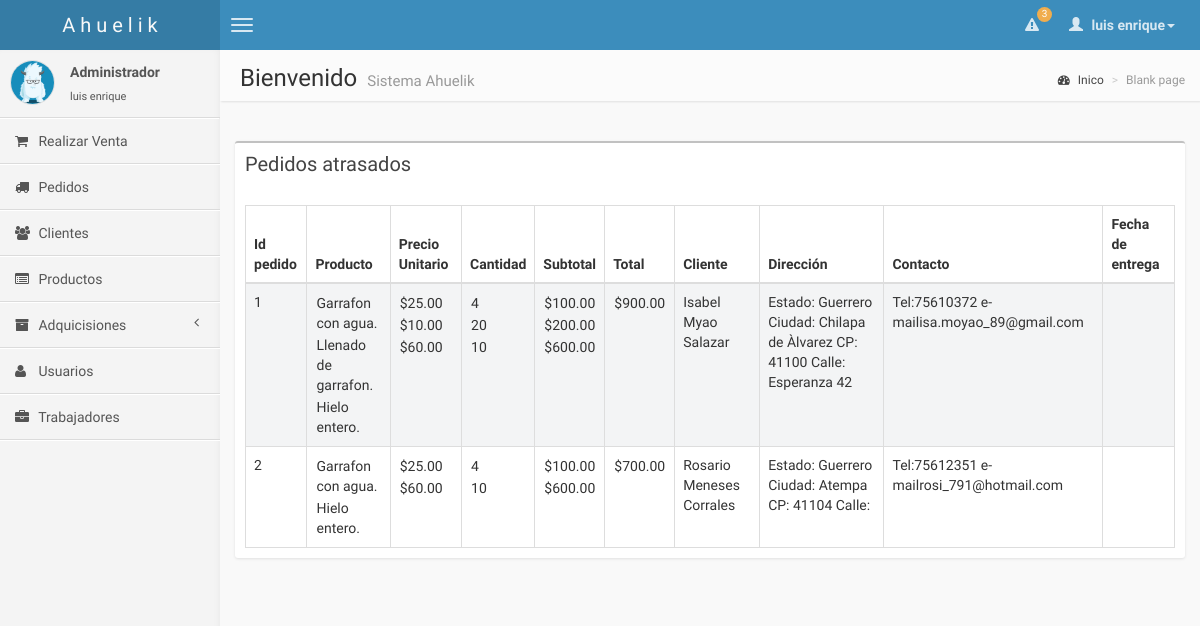
Page /pages/pedidos_atrasados.php (signed in) on the committed database.
### tables this page shows
CREATE TABLE `pedidos` (
  `id_pedido` int(10) NOT NULL AUTO_INCREMENT,
  `id_cliente` int(10) DEFAULT NULL,
  `total` int(10) NOT NULL,
  `id_usuario` int(10) NOT NULL,
  `fecha_entrega` date NOT NULL,
  `hora_entrega` time DEFAULT NULL,
  `fecha_pedido` date NOT NULL,
  `estdo` char(30) NOT NULL,
  PRIMARY KEY (`id_pedido`),
  KEY `fk_pedidos_usuarios_idx` (`id_usuario`),
  KEY `fk_pedidos_clientes_idx` (`id_cliente`),
  CONSTRAINT `fk_pedidos_clientes` FOREIGN KEY (`id_cliente`) REFERENCES `clientes` (`id_cliente`) ON DELETE CASCADE ON UPDATE CASCADE,
  CONSTRAINT `fk_pedidos_usuarios` FOREIGN KEY (`id_usuario`) REFERENCES `usuarios` (`id_usuario`) ON DELETE CASCADE ON UPDATE CASCADE
);

CREATE TABLE `productos_pedido` (
  `id_pedido` int(10) NOT NULL,
  `id_producto` int(10) NOT NULL,
  `precio_unitario` int(10) NOT NULL,
  `cantidad` int(10) NOT NULL,
  `subtotal` int(10) NOT NULL,
  UNIQUE KEY `unique_key_productos_venta` (`id_pedido`,`id_producto`),
  KEY `fk_productos_pedido_productos1_idx` (`id_producto`),
  CONSTRAINT `fk_productos_pedido_pedidos1` FOREIGN KEY (`id_pedido`) REFERENCES `pedidos` (`id_pedido`) ON DELETE CASCADE ON UPDATE CASCADE,
  CONSTRAINT `fk_productos_pedido_productos1` FOREIGN KEY (`id_producto`) REFERENCES `productos` (`id_producto`) ON DELETE CASCADE ON UPDATE CASCADE
);

CREATE TABLE `productos` (
  `id_producto` int(11) NOT NULL AUTO_INCREMENT,
  `nombre` varchar(50) NOT NULL,
  `descripcion` varchar(50) DEFAULT NULL,
  `stock` int(10) NOT NULL,
  `precio_venta` int(10) NOT NULL,
  PRIMARY KEY (`id_producto`)
);

### pages/pedidos_atrasados.php (the view, shortened to what this page needs)
<?php
    include("conexion.php");
?>
<!DOCTYPE html>
<html>
    <head>
        <link href="../css/bootstrap.min.css" rel="stylesheet" type="text/css" />
        <link href="../css/font-awesome.min.css" rel="stylesheet" type="text/css" />
        <link href="../css/ionicons.min.css" rel="stylesheet" type="text/css" />
        <link href="../css/AdminLTE.css" rel="stylesheet" type="text/css" />
    </head>
    <body class="pace-done skin-blue">
        <header class="header">
            <a class="logo">
                A h u e l i k
            </a>
            <nav class="navbar navbar-static-top" role="navigation">
                <a href="#" class="navbar-btn sidebar-toggle" data-toggle="offcanvas" role="button">
                    <span class="icon-bar"></span>
                    <span class="icon-bar"></span>
                    <span class="icon-bar"></span>
                </a>
                <div class="navbar-right">
                    <ul class="nav navbar-nav">
                        <?php
                         $v_query = "SELECT * FROM pedidos";
                         $v_registros = mysqli_query($link,$v_query) or die ("Problemas en el select:".mysql_error());
                         $v_total = mysqli_num_rows($v_registros);
                        ?>
                        <li class="dropdown notifications-menu">
                            <a href="#" class="dropdown-toggle" data-toggle="dropdown">
                                <i class="fa fa-warning"></i>
                                <span class="label label-warning"><?php echo "$v_total";?> </span>
                            </a>
                        </li>
                        <li class="dropdown user user-menu">
                            <a href="#" class="dropdown-toggle" data-toggle="dropdown">
                                <i class="glyphicon glyphicon-user"></i>
                                <span><?php echo $_SESSION['usuario']; ?><i class="caret"></i></span>
                            </a>
                        </li>
                    </ul>
                </div>
            </nav>
        </header>
        <div class="wrapper row-offcanvas row-offcanvas-left">
            <aside class="left-side sidebar-offcanvas">
                <section class="sidebar">
                    <div class="user-panel">
                        <div class="pull-left image">
                            <img src="<?php echo $_SESSION['foto_perfil']; ?>" class="img-circle" alt="User Image" />
                        </div>
                        <div class="pull-left info">
                            <p><?php echo $_SESSION['tipo_usuario']; ?></p>
                            <a><i class="text-success"></i><?php echo $_SESSION['usuario']; ?></a>
                        </div>
                    </div>
                    <ul class="sidebar-menu">
                        <li>
                            <a href='ventas.php'>
                                <i class='fa fa-shopping-cart'></i> <span>Realizar Venta</span>
                            </a>
                        </li>
                        <li>
                            <a href='pedidos.php'>
                                <i class='fa fa-truck'></i> <span>Pedidos</span>
                            </a>
                        </li>
                        <li>
                            <a href='clientes.php'>
                                <i class='fa fa-users'></i> <span>Clientes</span>
                            </a>
                        </li>
                    <?php
                       if($_SESSION['privilegios'] == "Todos"){
                           echo "
                                <li>
                                    <a href='admin_productos.php'>
                                        <i class='fa fa-list-alt'></i> <span>Productos</span>
                                    </a>
                                </li>
                                <li class='treeview'>
                                    <a href='#'>
                                        <i class='fa fa-archive'></i>
                                        <span>Adquicisiones</span>
                                        <i class='fa fa-angle-left pull-right'></i>
                                    </a>
                                    <ul class='treeview-menu'>
                                        <li><a href='adquisicion_productos.php'><i class='fa fa-angle-double-right'></i> Adquicision de                                                    productos</a></li>
                                        <li><a href='admin_proveedores.php'><i class='fa fa-angle-double-right'></i> Proveedores</a></li>
                                    </ul>
                                </li>
                                <li>
                                    <a href='admin_usuaios.php'>
                                        <i class='fa fa-user'></i> <span>Usuarios</span>
                                    </a>
                                </li>
                                <li>
                                    <a href='admin_trabajadores.php'>
                                        <i class='fa  fa-briefcase'></i> <span>Trabajadores</span>
                                    </a>
                                </li>
                               ";
                       }
                    ?>
                    </ul>
                </section>
            </aside>
            <aside class="right-side">
                <section class="content-header">
                    <h1>
                        Bienvenido
                        <small> Sistema Ahuelik</small>
                    </h1>
                    <ol class="breadcrumb">
                        <li><a href="sistema.php"><i class="fa fa-dashboard"></i> Inico</a></li>
                        <li class="active">Blank page</li>
                    </ol>
                </section>
                <section class="content">
                   <br/>
                        <?php
                 $sql="SELECT ped.id_pedido AS 'id_pedidos',
                 CONCAT(c.nombre,' ',c.apellido_p,' ',c.apellido_m) AS 'nombre',
                 CONCAT('Estado: ',c.estado,' Ciudad: ',c.ciudad,' CP: ',c.codigo_postal,' Calle: ',c.calle,' ',c.no_casa) AS 'direccion',
                 CONCAT('Tel:',c.telefono,' e-mail',c.e_mail) AS 'contacto',
                 CONCAT(ped.fecha_entrega,' / ', ped.hora_entrega) AS 'fecha_entrega'
                 FROM clientes c,pedidos ped
                 WHERE c.id_cliente = ped.id_cliente AND ped.fecha_entrega <CURDATE()";
                 $datos=mysqli_query($link,$sql) or die ("Problemas en el select:".mysql_error());
                     ?>
                     <div class="box">
                                <div class="box-header">
                                    <h3 class="box-title">Pedidos atrasados</h3>
                                </div>
                                <div class="box-body table-responsive">
                                    <table id="example1" class="table table-bordered table-striped">
                                        <thead>
                                            <tr>
                                                <th>Id pedido</th>
                                                <th>Producto</th>
                                                <th>Precio Unitario</th>
                                                <th>Cantidad</th>
                                                <th>Subtotal</th>
                                                <th>Total</th>
                                                <th>Cliente</th>
                                                <th>Dirección</th>
                                                <th>Contacto</th>
                                                <th>Fecha de entrega</th>
                                            </tr>
                                        </thead>
                                        <tbody>
                                            <?php
                                                while ($row=mysqli_fetch_array($datos, MYSQLI_ASSOC)) {
                                                    echo "<tr>";
                                                    echo "<td>".$row['id_pedidos']."</td>";
                                                    echo "<td>";
                                                    echo "<table >";
                                    $productos_pedidos="SELECT pp.id_pedido,p.nombre, pp.id_producto,pp.precio_unitario, pp.cantidad, pp.subtotal
                                    FROM productos_pedido pp, productos p
                                    WHERE pp.id_producto=p.id_producto AND pp.id_pedido=".$row['id_pedidos'];
                                    $productos=mysqli_query($link,$productos_pedidos) or die ("Problemas en el select:".mysql_error());
                        while ($rowss=mysqli_fetch_array($productos, MYSQLI_ASSOC)) {
                                                   echo " <tr>";
                                                   echo " <td>".$rowss['nombre'].".</td>";
                                                   echo " </tr>";
                                                   }
                                                    echo " </table>";
                                                    echo "</td>";
                                                        echo "<td>";
                                                    echo "<table >";
                        $productos=mysqli_query($link,$productos_pedidos) or die ("Problemas en el select:".mysql_error());
                        while ($rowss=mysqli_fetch_array($productos, MYSQLI_ASSOC)) {
                                                   echo " <tr>";
                                                   echo " <td>$".$rowss['precio_unitario'].".00</td>";
                                                   echo " </tr>";
                                                   }
                                                    echo " </table>";
                                                    echo "</td>";
                                                       echo "<td>";
                                                    echo "<table >";
                        $productos=mysqli_query($link,$productos_pedidos) or die ("Problemas en el select:".mysql_error());
                        while ($rowss=mysqli_fetch_array($productos, MYSQLI_ASSOC)) {
                                                   echo " <tr>";
                                                   echo " <td>".$rowss['cantidad']."</td>";
                                                   echo " </tr>";
                                                   }
                                                   echo " </table>";
                                                   echo "</td>";
                                                   echo "<td>";
                                                   echo "<table >";
                        $productos=mysqli_query($link,$productos_pedidos) or die ("Problemas en el select:".mysql_error());
                        while ($rowss=mysqli_fetch_array($productos, MYSQLI_ASSOC)) {
                                                   echo " <tr>";
                                                   echo " <td>$".$rowss['subtotal'].".00</td>";
                                                   echo " </tr>";
                                                   }
                                                   echo " </table>";
                                                   echo "</td>";
                                                         echo "<td>";
                                                    echo "<table >";
                                    $productos_pedidos="SELECT pp.id_pedido,p.nombre, pp.id_producto,pp.precio_unitario, pp.cantidad, pp.subtotal,                                     sum(pp.subtotal) AS 'TOTAL'
                                    FROM productos_pedido pp, productos p
                                    WHERE pp.id_producto=p.id_producto AND pp.id_pedido=".$row['id_pedidos'];
                                    $productos=mysqli_query($link,$productos_pedidos) or die ("Problemas en el select:".mysql_error());
                        while ($rowss=mysqli_fetch_array($productos, MYSQLI_ASSOC)) {
                                                   echo " <tr>";
                                                   echo " <td>$".$rowss['TOTAL'].".00</td>";
                                                   echo " </tr>";
                                                   }
                                                    echo " </table>";
                                                    echo "</td>";
                                                   echo "<td>".$row['nombre']."</td>";
                                                   echo "<td>".$row['direccion']."</td>";
                                                   echo "<td>".$row['contacto']."</td>";
                                                   echo "<td>".$row['fecha_entrega']."</td>";
                                                   echo "</tr>";
                                                }
                                            ?>
                                    </table>
                                </div>
                            </div>
                        </div>
    </body>
</html>

### rows in the picture
pedidos: id_pedido "1", nombre "Isabel Myao Salazar", direccion "Estado: Guerrero Ciudad: Chilapa de Àlvarez CP: 41100 Calle: Esperanza 42", contacto "Tel:75610372 e-mailisa.moyao_89@gmail.com"
productos_pedido: id_producto.nombre "Garrafon con agua", precio_unitario "25", cantidad "4", subtotal "100", TOTAL "900"
productos_pedido: id_producto.nombre "Llenado de garrafon", precio_unitario "10", cantidad "20", subtotal "200"
productos_pedido: id_producto.nombre "Hielo entero", precio_unitario "60", cantidad "10", subtotal "600"
pedidos: id_pedido "2", nombre "Rosario Meneses Corrales", direccion "Estado: Guerrero Ciudad: Atempa CP: 41104 Calle:", contacto "Tel:75612351 e-mailrosi_791@hotmail.com"
productos_pedido: id_producto.nombre "Garrafon con agua", precio_unitario "25", cantidad "4", subtotal "100", TOTAL "700"
productos_pedido: id_producto.nombre "Hielo entero", precio_unitario "60", cantidad "10", subtotal "600"

### other values in the picture
$v_total "3"
$_SESSION['usuario'] "luis enrique"
$_SESSION['tipo_usuario'] "Administrador"
